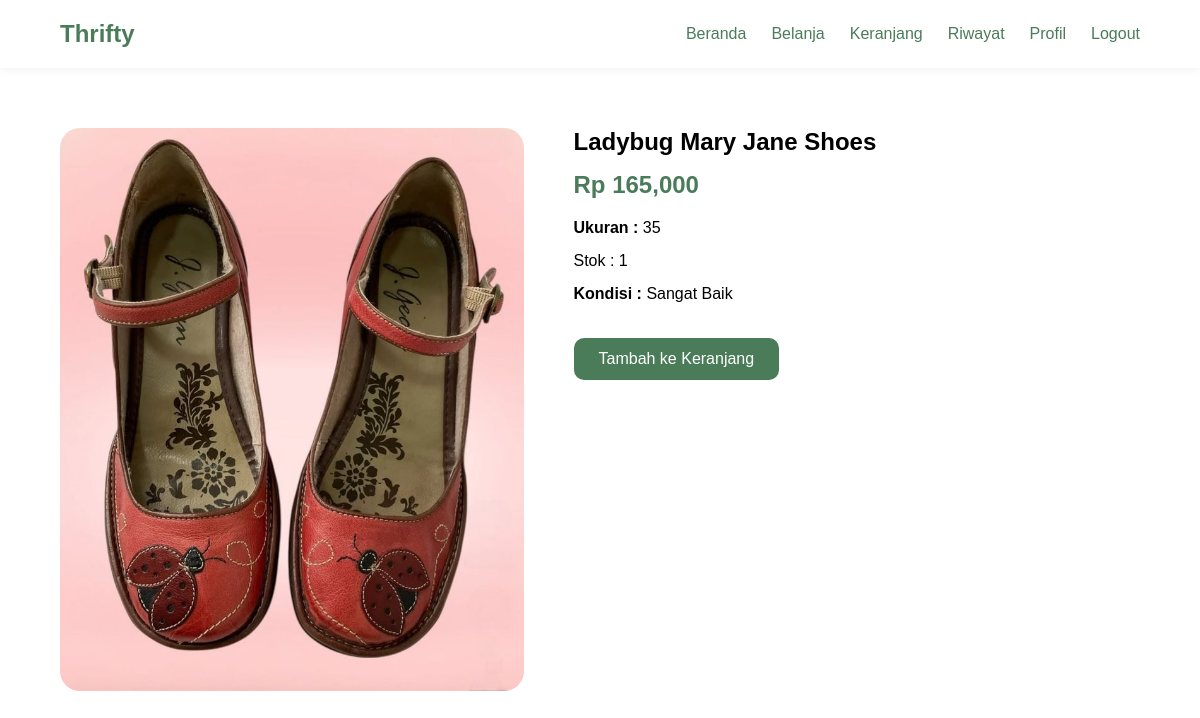
Page /index.php?page=detail&id=8 (signed in) on the committed database.
### tables this page shows
CREATE TABLE `produk` (
  `id_produk` int NOT NULL AUTO_INCREMENT,
  `nama_produk` varchar(100) NOT NULL,
  `harga` int NOT NULL,
  `ukuran` varchar(10) DEFAULT NULL,
  `kondisi` varchar(50) DEFAULT NULL,
  `deskripsi` text,
  `gambar` varchar(255) DEFAULT NULL,
  `stok` int DEFAULT '1',
  PRIMARY KEY (`id_produk`)
);

### app/controllers/ProductController.php (called while the page is built, shortened)
<?php
require_once 'app/models/Product.php';
class ProductController{
    public function detail()
    {
        $id = $_GET['id'];
        $model = new Product();
        $product = $model->getById($id);
        include 'app/views/product/detail.php';
    }
}

### app/models/Product.php (called while the page is built, shortened)
<?php
require_once 'config/database.php';
class Product{
    private $conn;
    public function __construct()
    {
        global $conn;
        $this->conn = $conn;
    }
    public function getById($id)
    {
        $query = mysqli_query(
            $this->conn,
            "SELECT * FROM produk
            WHERE id_produk='$id'"
        );
        return mysqli_fetch_assoc($query);
    }
}

### app/views/product/detail.php (the view, shortened to what this page needs)
<!DOCTYPE html>
<html>
<head>
    <link rel="stylesheet" href="assets/css/global.css">
    <link rel="stylesheet" href="assets/css/detail.css">
</head>
<body>
<?php include 'app/views/layouts/navbar.php'; ?>
<section class="detail-container">
    <div class="detail-image">
        <img
            src="assets/img/<?php echo $product['gambar']; ?>"
            alt=""
        >
    </div>
    <div class="detail-info">
        <h1>
            <?php echo $product['nama_produk']; ?>
        </h1>
        <h2>
            Rp
            <?php echo number_format($product['harga']); ?>
        </h2>
        <p>
            <strong>Ukuran :</strong>
            <?php echo $product['ukuran']; ?>
        </p>
        <p>
            Stok :
            <?php echo $product['stok']; ?>
        </p>
        <p>
            <strong>Kondisi :</strong>
            <?php echo $product['kondisi']; ?>
        </p>
        <?php if($product['stok'] > 0): ?>
            <a
            href="index.php?page=add-cart&id=<?php echo $product['id_produk']; ?>"
            class="btn-beli">
            Tambah ke Keranjang
            </a>
        <?php endif; ?>
    </div>
</section>
</body>
</html>

### assets/css/global.css (style rules this page uses)
* { margin:0; padding:0; box-sizing:border-box; font-family:'Poppins',sans-serif; }
body { background:#fff; }
a { text-decoration:none; color:#4A7C59; }

### assets/css/detail.css (style rules this page uses)
.detail-container { padding:60px; display:flex; gap:50px; }
.detail-image { width:45%; }
.detail-image img { width:100%; border-radius:20px; }
.detail-info { width:55%; }
.detail-info h1 { margin-bottom:15px; }
.detail-info h2 { color:#4A7C59; margin-bottom:20px; }
.detail-info p { margin-bottom:15px; }
.btn-beli { display:inline-block; margin-top:20px; background:#4A7C59; color:white; padding:12px 25px; border-radius:10px; }

### rows in the picture
produk: gambar (picture), nama_produk "Ladybug Mary Jane Shoes", harga "165,000", ukuran "35", stok "1", kondisi "Sangat Baik"
